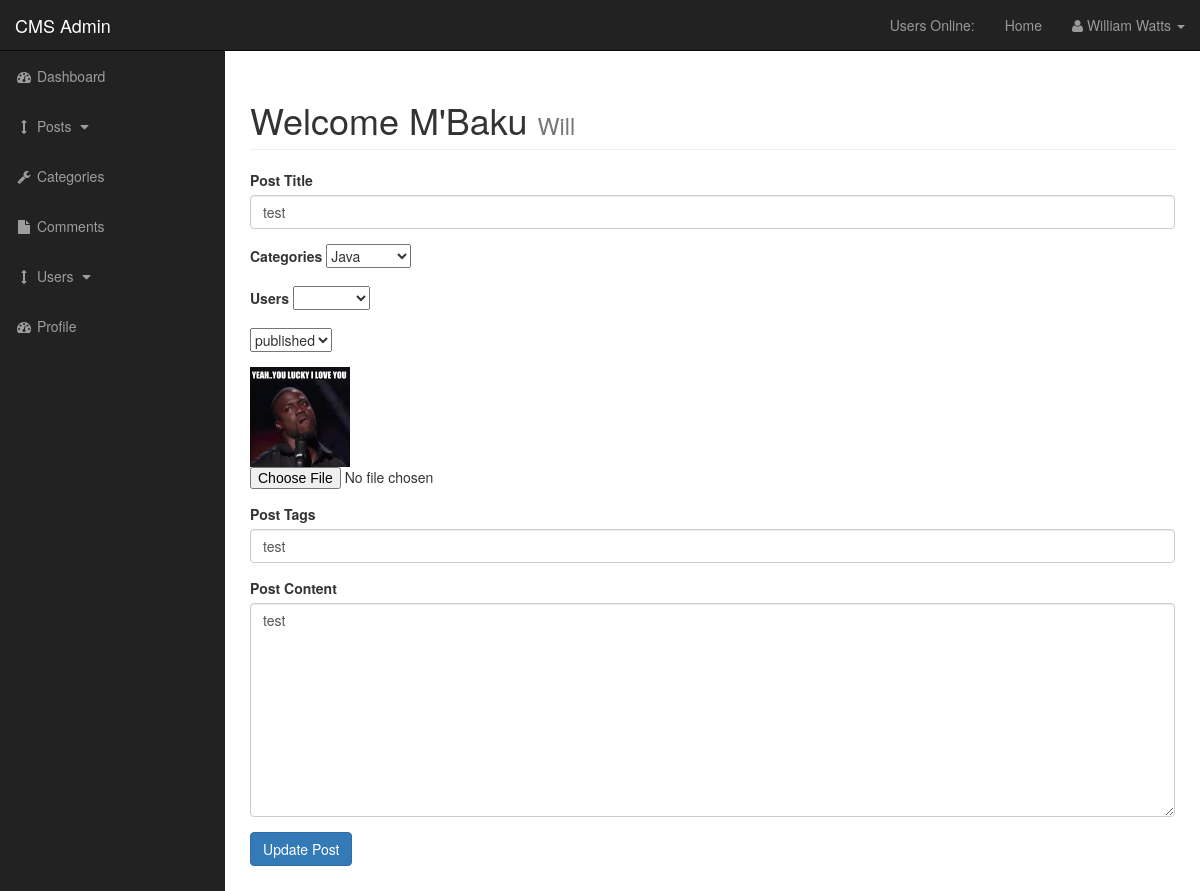
Screenshot of /admin/posts.php?source=edit_post&p_id=5 with the database file from the repository.
### tables this page shows
CREATE TABLE `posts` (
  `post_id` int(3) NOT NULL,
  `post_category_id` int(3) NOT NULL,
  `post_title` varchar(255) NOT NULL,
  `post_author` varchar(255) NOT NULL,
  `post_user` varchar(255) NOT NULL,
  `post_date` date NOT NULL,
  `post_image` text NOT NULL,
  `post_content` text NOT NULL,
  `post_tags` varchar(255) NOT NULL,
  `post_comment_count` int(11) NOT NULL,
  `post_status` varchar(255) NOT NULL DEFAULT 'Pending',
  `post_views_count` int(11) NOT NULL
);

### admin/functions.php (called while the page is built, shortened)
<?php
function escape($string) {
global $connection;
return mysqli_real_escape_string($connection, trim($string));
}

### admin/includes/edit_post.php (the view, shortened to what this page needs)
<?php
if(isset($_GET['p_id'])){
$the_post_id =  escape($_GET['p_id']);
}
$query = "SELECT * FROM posts WHERE post_id = $the_post_id  ";
$select_posts_by_id = mysqli_query($connection,$query);
while($row = mysqli_fetch_assoc($select_posts_by_id)) {
$post_user          = $row['post_user'];
$post_title         = $row['post_title'];
$post_category_id   = $row['post_category_id'];
$post_status        = $row['post_status'];
$post_image         = $row['post_image'];
$post_content       = $row['post_content'];
$post_tags          = $row['post_tags'];
 }
?>
<form action="" method="post" enctype="multipart/form-data">
<div class="form-group">
 <label for="title">Post Title</label>
  <input value="<?php echo htmlspecialchars(stripslashes($post_title)); ?>"  type="text" class="form-control" name="post_title">
</div>
   <div class="form-group">
<label for="categories">Categories</label>
<select name="post_category" id="">
<?php
$query = "SELECT * FROM categories ";
$select_categories = mysqli_query($connection,$query);
while($row = mysqli_fetch_assoc($select_categories )) {
$cat_id = $row['cat_id'];
$cat_title = $row['cat_title'];
if($cat_id == $post_category_id) {
echo "<option selected value='{$cat_id}'>{$cat_title}</option>";
} else {
  echo "<option value='{$cat_id}'>{$cat_title}</option>";
}
}
?>
</select>
</div>
<div class="form-group">
<label for="users">Users</label>
<select name="post_user" id="">
<?php echo "<option value='{$post_user}'>{$post_user}</option>"; ?>
<?php
$users_query = "SELECT * FROM users";
$select_users = mysqli_query($connection,$users_query);
while($row = mysqli_fetch_assoc($select_users)) {
$username = $row['username'];
    echo "<option value='{$username}'>{$username}</option>";
}
?>
</select>
</div>
<div class="form-group">
<select name="post_status" id="">
<option value='<?php echo $post_status ?>'><?php echo $post_status; ?></option>
</select>
</div>
<div class="form-group">
<img width="100" src="../images/<?php echo $post_image; ?>" alt="">
<input  type="file" name="image">
</div>
<div class="form-group">
 <label for="post_tags">Post Tags</label>
  <input value="<?php echo $post_tags; ?>"  type="text" class="form-control" name="post_tags">
</div>
<div class="form-group">
 <label for="post_content">Post Content</label>
 <textarea  class="form-control "name="post_content" id="body" cols="30" rows="10"><?php echo $post_content; ?>
 </textarea>
</div>
<div class="form-group">
  <input class="btn btn-primary" type="submit" name="update_post" value="Update Post">
</div>
</form>

### admin/css/sb-admin.css (style rules this page uses)
body { margin-top: 100px; background-color: #222; }
@media (min-width:768px) { body { margin-top: 50px; } }

### rows the page displays
posts: post_title "test", post_status "published", post_image (picture), post_tags "test", post_content "test"

### other values shown
form field post_category "Java"
